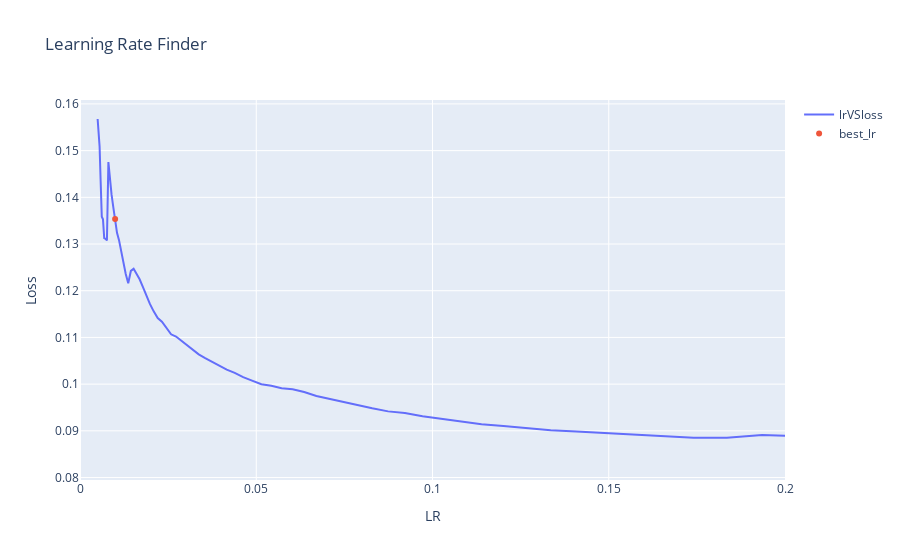

Notebook source saved alongside this figure:
### Code cell
fig = go.Figure()

# Add traces
fig.add_trace(go.Scatter(x=lr_finder.results['lr'],
                        y=lr_finder.results['loss'],
                        name="lrVSloss",
                        line_shape='linear',
                        mode='lines'))

fig.add_trace(go.Scatter(x=[best_lr],
                        y=[best_loss],
                        name="best_lr",
                        mode = 'markers'))

fig.update_layout(
    title='Learning Rate Finder',
    xaxis_title='LR',
    yaxis_title='Loss',
    xaxis = dict(range=[0, 0.2])
    
)
